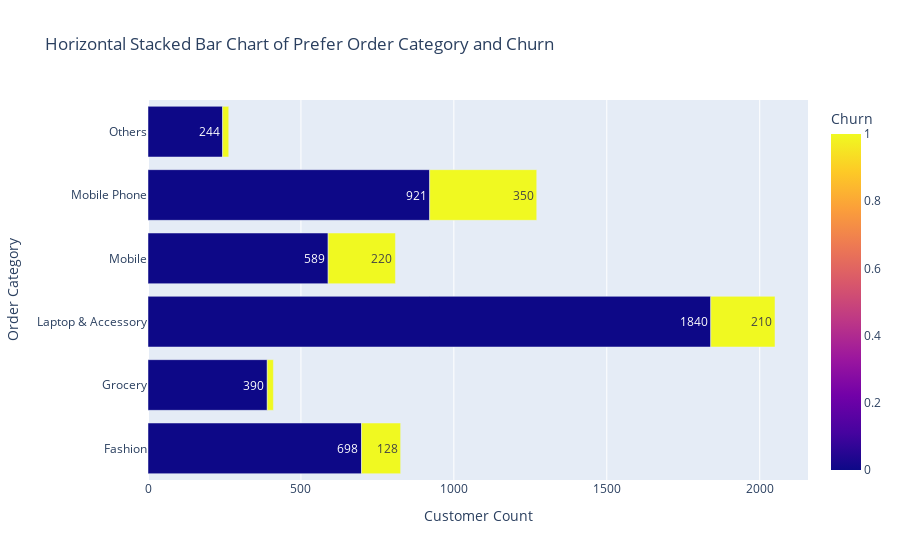

The notebook cell this image was saved under:
### Code cell
grouped_data = df.groupby(['PreferedOrderCat', 'Churn']).size().reset_index(name='Count')

# Plot the histogram
fig = px.bar(grouped_data, x='Count', y='PreferedOrderCat', orientation='h', color='Churn',
             title='Horizontal Stacked Bar Chart of Prefer Order Category and Churn',
             color_discrete_sequence=['#3A506B', '#BA1F33'],
             labels={'PreferedOrderCat': 'Order Category', 'Count': 'Customer Count'})

# Customize the plot
fig.update_layout(barmode='stack')
fig.update_traces(texttemplate='%{value}', textposition='inside')
fig.update_xaxes(title_text='Customer Count')
fig.update_yaxes(title_text='Order Category')

fig.show()

### Figure 1 — Plotly figure (JSON) as saved in the notebook; plotly's stock layout.template omitted (floating-point values rounded to 4 significant figures)
{"data": [{"alignmentgroup": "True", "hovertemplate": "Customer Count=%{x}<br>Order Category=%{y}<br>Churn=%{marker.color}<extra></extra>", "legendgroup": "", "marker": {"color": [0, 1, 0, 1, 0, 1, 0, 1, 0, 1, 0, 1], "coloraxis": "coloraxis", "pattern": {"shape": ""}}, "name": "", "offsetgroup": "", "orientation": "h", "showlegend": false, "textposition": "inside", "texttemplate": "%{value}", "type": "bar", "x": [698, 128, 390, 20, 1840, 210, 589, 220, 921, 350, 244, 20], "xaxis": "x", "y": ["Fashion", "Fashion", "Grocery", "Grocery", "Laptop & Accessory", "Laptop & Accessory", "Mobile", "Mobile", "Mobile Phone", "Mobile Phone", "Others", "Others"], "yaxis": "y"}], "layout": {"autosize": true, "barmode": "stack", "coloraxis": {"colorbar": {"title": {"text": "Churn"}}, "colorscale": [[0, "#0d0887"], [0.1111, "#46039f"], [0.2222, "#7201a8"], [0.3333, "#9c179e"], [0.4444, "#bd3786"], [0.5556, "#d8576b"], [0.6667, "#ed7953"], [0.7778, "#fb9f3a"], [0.8889, "#fdca26"], [1, "#f0f921"]]}, "legend": {"tracegroupgap": 0}, "title": {"text": "Horizontal Stacked Bar Chart of Prefer Order Category and Churn"}, "xaxis": {"anchor": "y", "autorange": true, "domain": [0, 1], "range": [0, 2158.0], "title": {"text": "Customer Count"}, "type": "linear"}, "yaxis": {"anchor": "x", "autorange": true, "domain": [0, 1], "range": [-0.5, 5.5], "title": {"text": "Order Category"}, "type": "category"}}}
